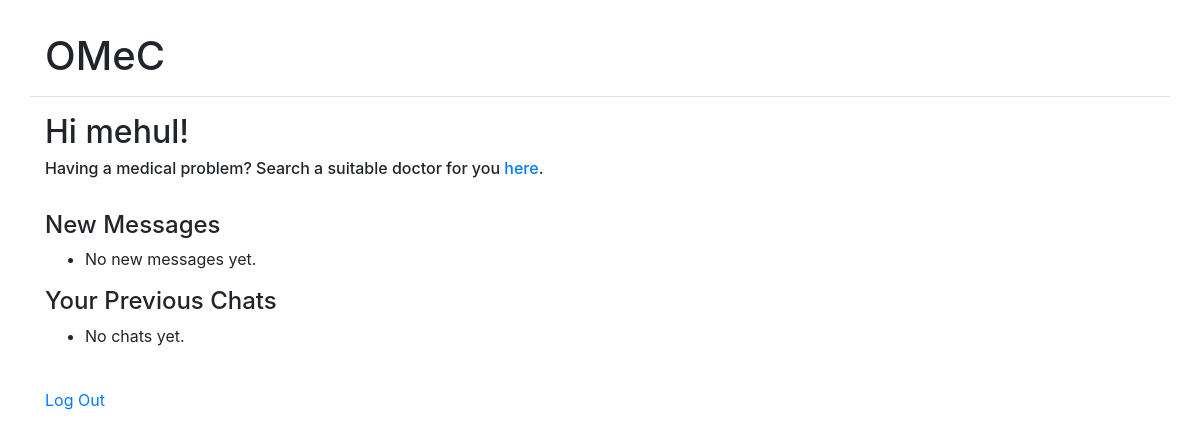
Page /messages/ (signed in) on the earlier database version.
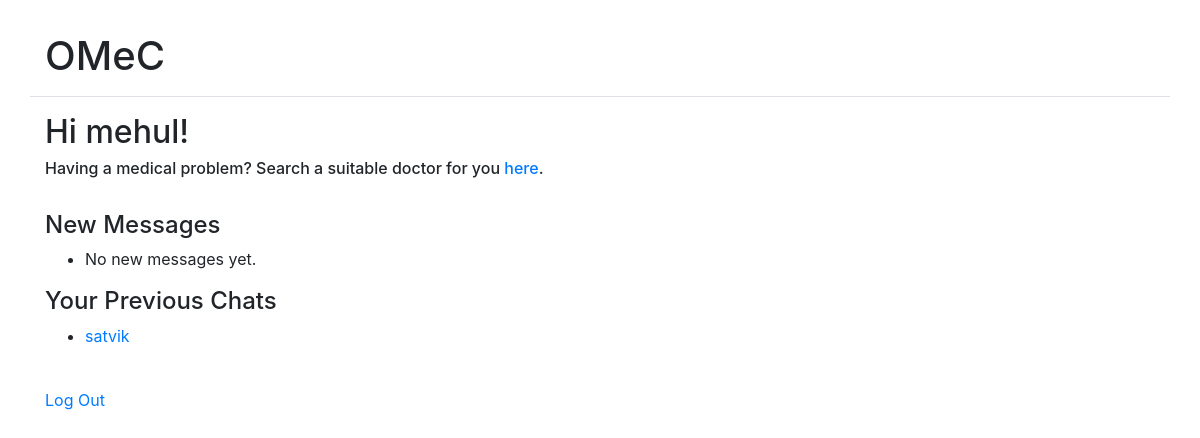
Same page on the later database version.
### chat/models.py (models this page shows, shortened)
class Thread(models.Model):
    first        = models.ForeignKey(settings.AUTH_USER_MODEL, on_delete=models.CASCADE, related_name='chat_thread_first')
    second       = models.ForeignKey(settings.AUTH_USER_MODEL, on_delete=models.CASCADE, related_name='chat_thread_second')
    updated      = models.DateTimeField(auto_now=True)
    timestamp    = models.DateTimeField(auto_now_add=True)
    seen_by_first = models.CharField(null = True, blank = True, default='n', max_length=1)
    seen_by_second = models.CharField(null = True, blank = True, default='n', max_length=1)
    objects      = ThreadManager()

### chat/views.py (the view)
# urls.py: path("", InboxView.as_view()),
class InboxView(LoginRequiredMixin, ListView):
    template_name = 'chat/inbox.html'
    context_object_name = 'old_threads'
    def get_queryset(self):
        Thread_list = Thread.objects.by_user(self.request.user)
        old_threads = []
        for thread in Thread_list:
            if self.check_new(thread):
                old_threads.append(thread)
        return old_threads
    def get_context_data(self, *args, **kwargs):
        context = super(InboxView, self).get_context_data(*args, **kwargs)
        Thread_list = Thread.objects.by_user(self.request.user)
        new_threads = []
        for thread in Thread_list:
            if not self.check_new(thread):
                new_threads.append(thread)
        context['new_threads'] = new_threads
        return context
    def check_new(self, thread):
        if thread.first.username == self.request.user.username:
            if thread.seen_by_first == 'y':
                return True
            else:
                return False
        if thread.second.username == self.request.user.username:
            if thread.seen_by_second == 'y':
                return True
            else:
                return False

### chat/models.py (called while the page is built)
    def by_user(self, user):
        qlookup = Q(first=user) | Q(second=user)
        qlookup2 = Q(first=user) & Q(second=user)
        qs = self.get_queryset().filter(qlookup).exclude(qlookup2).distinct()
        return qs

### chat/templates/chat/inbox.html
{% extends "base.html" %}
{% block content %}
<h2>Hi {{user.username}}!</h2>
<h6> Having a medical problem? Search a suitable doctor for you <a href = {% url "signup_login:search" %}>here</a>. </h6>
<br>
<h4>New Messages</h4>
<ul>
    {% for p in new_threads %}
    <li>
        {% if user != p.first %}
        <a href={% url 'chat:message_name' p.first %}> {{p.first}} </a>
        {% else %}
        <a href={% url 'chat:message_name' p.second %}> {{p.second}} </a>
        {% endif %}
    </li>
    {% empty %}
    <li>No new messages yet.</li>
    {% endfor %}
    </ul>
<h4>Your Previous Chats</h4>
<ul>
{% for p in old_threads %}
<li>
    {% if user != p.first %}
    <a href={% url 'chat:message_name' p.first %}> {{p.first}} </a>
    {% else %}
    <a href={% url 'chat:message_name' p.second %}> {{p.second}} </a>
    {% endif %}
</li>
{% empty %}
<li>No chats yet.</li>
{% endfor %}
</ul>
<br>
<a href = {% url 'signup_login:logout' %}>Log Out</a>
{% endblock %}

### templates/base.html (shortened to what this page needs)
<!DOCTYPE html>
<html lang="en">
<head>
    {% include 'css.html' %}
</head>
<body>
<div class='container'>
    <div class='row border-bottom my-3 py-3'>
        <div class='col'>
            <h1 class='p-0 m-0'>OMeC</h1>
        </div>
    </div>
{% block content %}
{% endblock %}
</div>
</body>
</html>

### templates/css.html
<link rel="stylesheet" href="https://stackpath.bootstrapcdn.com/bootstrap/4.1.1/css/bootstrap.min.css">

Differences in the rows shown:
added Thread: first "satvik"
Other differences:
text no longer shown: "No chats yet."
